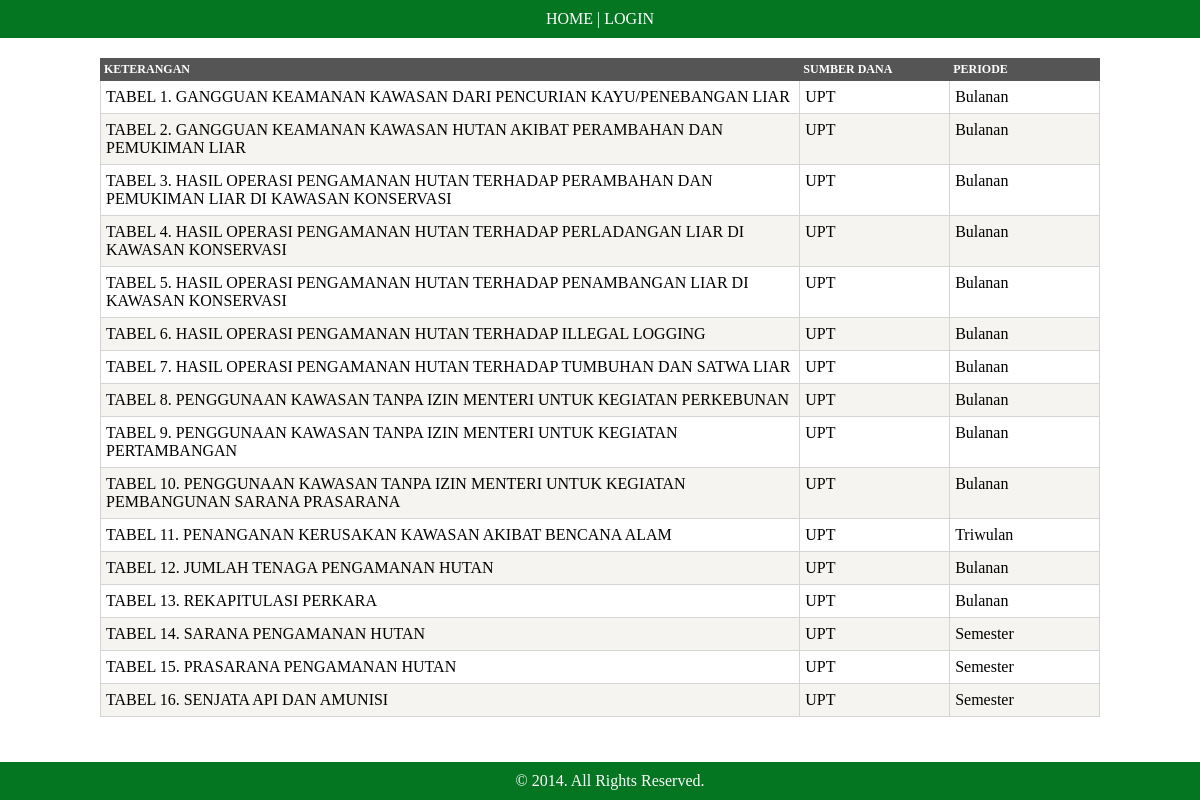
The app's page /index.php/pph/index with its own data.
### tables this page shows
CREATE TABLE IF NOT EXISTS `module` (
  `id` int(11) NOT NULL AUTO_INCREMENT,
  `content` varchar(255) NOT NULL,
  `sumber_dana` varchar(255) NOT NULL,
  `periode` varchar(255) NOT NULL,
  `urutan` int(11) NOT NULL,
  `alias` varchar(50) NOT NULL,
  `module_type_id` int(11) NOT NULL,
  PRIMARY KEY (`id`)
);

### application/controllers/pph/index.php (called while the page is built, shortened)
<?php
class index extends CI_Controller {
    function index() {
		$this->load->view( 'pph/index' );
    }
}

### index.php (called while the page is built, shortened)
<?php
require_once BASEPATH.'core/CodeIgniter.php';

### application/models/user_model.php (called while the page is built, shortened)
<?php if ( ! defined('BASEPATH')) exit('No direct script access allowed');
class User_model extends CI_Model {
	function is_login($admin_level = false) {
		$user = $this->get_session();
		$result = (count($user) > 0 && @$user['is_login']) ? true : false;
		return $result;
	}
	function get_session() {
		$user = (isset($_SESSION['user_login'])) ? $_SESSION['user_login'] : array();
		if (count($user) == 0) {
			$user = $this->get_cookies();
		}
		return $user;
	}
	function get_cookies() {
		$user = array( 'is_login' => false );
		return $user;
	}
}

### application/helpers/common_helper.php (called while the page is built, shortened)
<?php
    if (! function_exists('StripArray')) {
        function StripArray($Array, $FieldName = array()) {
            $ArrayResult = array();
            foreach($Array as $Key => $Element) {
                if (in_array($Key, $FieldName) && in_array($Element, array('0', '0000-00-00', '0000-00-00 00:00:00'))) {
                    $ArrayResult[$Key] = null;
                    } else {
                    $ArrayResult[$Key] = stripslashes($Element);
                }
            }
            return $ArrayResult;
        }
    }
    if (! function_exists('GetStringFilter')) {
        function GetStringFilter($Param, $ReplaceField = array()) {
            $StringFilter = '';
            return $StringFilter;
        }
    }
    if (! function_exists('GetStringSorting')) {
        function GetStringSorting($param, $Field = array(), $string_default = '') {
            $Result = '';
            if (isset($param['iSortCol_0'])) {
                for ($i = 0; $i < intval($param['iSortingCols']); $i++) {
                    if ( $param[ 'bSortable_'.intval($param['iSortCol_'.$i]) ] == "true" ) {
						$field_name = $Field[ intval( $param['iSortCol_'.$i] ) ];
						$field_value = $param['sSortDir_'.$i];
						if (isset($param['field_replace']) && isset($param['field_replace'][$field_name])) {
							$field_name = $param['field_replace'][$field_name];
						}
                        $Result .= $field_name." ".mysql_real_escape_string( $field_value ) .", ";
                    }
                }
                $Result = substr_replace( $Result, "", -2 );
			}
			else {
                $Result = $string_default;
            }
            return $Result;
        }
    }
    if (! function_exists('GetStringLimit')) {
        function GetStringLimit($Param) {
            $StringLimit = "0, 25";
            return $StringLimit;
        }
    }

### application/models/module_model.php (called while the page is built, shortened)
<?php if ( ! defined('BASEPATH')) exit('No direct script access allowed');
class module_model extends CI_Model {
    function get_array($param = array()) {
        $array = array();
		$string_filter = GetStringFilter($param, @$param['column']);
		$string_sorting = GetStringSorting($param, @$param['column'], 'urutan ASC');
		$string_limit = GetStringLimit($param);
		$select_query = "
			SELECT SQL_CALC_FOUND_ROWS Module.*,
				ModuleType.name module_type_name, ModuleType.alias module_type_alias
			FROM ".MODULE." Module
			LEFT JOIN ".MODULE_TYPE." ModuleType ON ModuleType.id = Module.module_type_id
			WHERE 1 $string_filter
			ORDER BY $string_sorting
			LIMIT $string_limit
		";
        $select_result = mysql_query($select_query) or die(mysql_error());
		while ( $row = mysql_fetch_assoc( $select_result ) ) {
			$array[] = $this->sync($row);
		}
        return $array;
    }
	function sync($row) {
		$row = StripArray($row);
		if (!empty($row['alias']) && !empty($row['module_type_alias'])) {
			$row['model_name'] = $row['module_type_alias'].'_'.$row['alias'].'_model';
			$row['module_link'] = base_url($row['module_type_alias'].'/'.$row['alias']);
		} else {
			$row['model_name'] = '';
			$row['module_link'] = '#';
		}
		return $row;
	}
}

### application/views/pph/index.php (the view)
<?php
	$array_module = $this->module_model->get_array();
	$meta['title'] = 'PPH';
?>
<?php $this->load->view( 'panel/common/meta', $meta ); ?>
<body>
<?php $this->load->view( 'panel/common/header' ); ?>
<div id="cnt-content">
	<div style="width: 1000px; margin: 0 auto; text-align: center;">
		<table class="reference">
			<tr>
				<th style="width: 70%">KETERANGAN</th>
				<th style="width: 15%">SUMBER DANA</th>
				<th style="width: 15%">PERIODE</th></tr>
			<?php foreach ($array_module as $row) { ?>
			<tr>
				<td><a href="<?php echo $row['module_link']; ?>"><?php echo $row['content']; ?></a></td>
				<td><?php echo $row['sumber_dana']; ?></td>
				<td><?php echo $row['periode']; ?></td></tr>
			<?php } ?>
		</table>
	</div>
</div>
<?php $this->load->view( 'panel/common/footer' ); ?>
</body>

### application/views/panel/common/meta.php (shortened to what this page needs)
<head>
	<link rel="stylesheet" href="<?php echo base_url('static/css/common.css'); ?>" />
	<link rel="stylesheet" href="<?php echo base_url('static/css/font-awesome.css'); ?>" />
	<link rel="stylesheet" href="<?php echo base_url('static/js/datatable/css/demo_page.css'); ?>" />
	<link rel="stylesheet" href="<?php echo base_url('static/js/datatable/css/demo_table.css'); ?>" />
	<link href="<?php echo base_url('static/js/jqueryui/css/ui-lightness/jquery-ui-1.10.3.custom.css'); ?>" rel="stylesheet">
</head>

### application/views/panel/common/header.php
<?php
	$is_login = $this->User_model->is_login();
?>
<div id="cnt-header">
	<a href="<?php echo base_url(); ?>">HOME</a>
	<?php if ($is_login) { ?>
	| <a href="<?php echo base_url('pph/index'); ?>">PPH</a>
	| <a href="<?php echo base_url('login/logout'); ?>">LOGOUT</a>
	<?php } else { ?>
	| <a href="<?php echo base_url('login'); ?>">LOGIN</a>
	<?php } ?>
</div>

### application/views/panel/common/footer.php
<div id="cnt-footer">
	&copy; <?php echo date("Y"); ?>. All Rights Reserved.
</div>

### static/css/common.css (style rules this page uses)
a { text-decoration: none; }
body, form, h1, h2 , h3 , form { margin: 0px; padding: 0px; }
#cnt-header { padding: 10px; background: #047520; color: #FFFFFF; text-align: center; }
#cnt-header a { color: #FFFFFF; }
#cnt-content { padding: 20px 0 50px 0; }
#cnt-footer { position: fixed; bottom: 0px; background: #047520; width: 100%; padding: 10px; color: #FFFFFF; text-align: center; }
table,th,td,input,textarea { font-size:100%; }
table.reference { border-collapse:collapse;width:100%; }
table.reference tr:nth-child(odd) { background-color:#F6F4F0; }
table.reference tr:nth-child(even) { background-color:#ffffff; }
table.reference th { color:#ffffff;background-color:#555555;border:1px solid #555555;font-size:12px;padding:3px;vertical-align:top;text-align:left; }
table.reference td { border:1px solid #d4d4d4;padding:5px;padding-top:7px;padding-bottom:7px;vertical-align:top; }
table.reference td a { color: #000000; }

### records on screen
module: content "TABEL 1. GANGGUAN KEAMANAN KAWASAN DARI PENCURIAN KAYU/PENEBANGAN LIAR", sumber_dana "UPT", periode "Bulanan"
module: content "TABEL 2. GANGGUAN KEAMANAN KAWASAN HUTAN AKIBAT PERAMBAHAN DAN PEMUKIMAN LIAR", sumber_dana "UPT", periode "Bulanan"
module: content "TABEL 3. HASIL OPERASI PENGAMANAN HUTAN TERHADAP PERAMBAHAN DAN PEMUKIMAN LIAR DI KAWASAN KONSERVASI", sumber_dana "UPT", periode "Bulanan"
module: content "TABEL 4. HASIL OPERASI PENGAMANAN HUTAN TERHADAP PERLADANGAN LIAR DI KAWASAN KONSERVASI", sumber_dana "UPT", periode "Bulanan"
module: content "TABEL 5. HASIL OPERASI PENGAMANAN HUTAN TERHADAP PENAMBANGAN LIAR DI KAWASAN KONSERVASI", sumber_dana "UPT", periode "Bulanan"
module: content "TABEL 6. HASIL OPERASI PENGAMANAN HUTAN TERHADAP ILLEGAL LOGGING", sumber_dana "UPT", periode "Bulanan"
module: content "TABEL 7. HASIL OPERASI PENGAMANAN HUTAN TERHADAP TUMBUHAN DAN SATWA LIAR", sumber_dana "UPT", periode "Bulanan"
module: content "TABEL 8. PENGGUNAAN KAWASAN TANPA IZIN MENTERI UNTUK KEGIATAN PERKEBUNAN", sumber_dana "UPT", periode "Bulanan"
module: content "TABEL 9. PENGGUNAAN KAWASAN TANPA IZIN MENTERI UNTUK KEGIATAN PERTAMBANGAN", sumber_dana "UPT", periode "Bulanan"
module: content "TABEL 10. PENGGUNAAN KAWASAN TANPA IZIN MENTERI UNTUK KEGIATAN PEMBANGUNAN SARANA PRASARANA", sumber_dana "UPT", periode "Bulanan"
module: content "TABEL 11. PENANGANAN KERUSAKAN KAWASAN AKIBAT BENCANA ALAM", sumber_dana "UPT", periode "Triwulan"
module: content "TABEL 12. JUMLAH TENAGA PENGAMANAN HUTAN", sumber_dana "UPT", periode "Bulanan"
module: content "TABEL 13. REKAPITULASI PERKARA", sumber_dana "UPT", periode "Bulanan"
module: content "TABEL 14. SARANA PENGAMANAN HUTAN", sumber_dana "UPT", periode "Semester"
module: content "TABEL 15. PRASARANA PENGAMANAN HUTAN", sumber_dana "UPT", periode "Semester"
module: content "TABEL 16. SENJATA API DAN AMUNISI", sumber_dana "UPT", periode "Semester"
